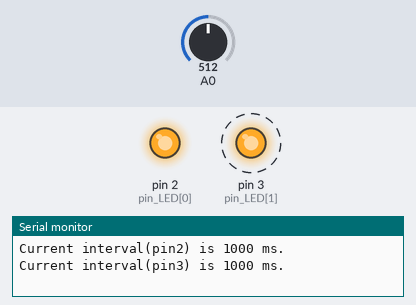
This sketch was run on a simulated Arduino Uno, built with avr-gcc and run on an emulated ATmega328P. Parts: output pins drawn as LEDs (lit = HIGH), the last lines printed to the serial monitor. Dashed ring = blinking. The inputs (shaded band) are chosen by the test bench; at power-on: A0 = 512.

Above: at 1.2 s.
1.3 s: A0 set to 716
At 3.2 s:
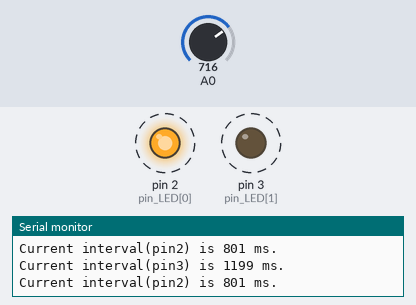
4.3 s: A0 set to 900
7.3 s: A0 set to 122
At 12.0 s:
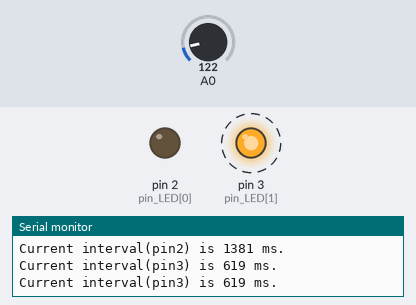
Timing chart, 0 to 16.3 s (numbered marks = the images above; inputs shaded):
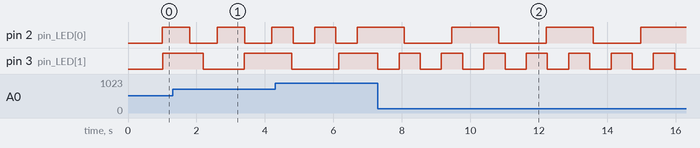

The sketch:

HW6_201812145_.ino
```cpp
/* HW6_201812145
 * 가변저항으로 LED의 점멸속도 제어
 * 가변저항의 값이 커지면 2번 LED의 점멸속도는 빨라지고 3번 LED의 점멸속도는 느려짐
 */
int pin_LED[]={2,3};  //2번 3번핀에 연결
unsigned long time_previous[2],time_current[2];
unsigned long interval[] = {1000,1000}; //점멸 간격
boolean LED_state[] = {false,false};

void setup() {
  pinMode(A0, INPUT);
  pinMode(pin_LED[0], OUTPUT);
  digitalWrite(pin_LED[0], LED_state[0]);
  pinMode(pin_LED[1], OUTPUT);
  digitalWrite(pin_LED[1], LED_state[1]);
  Serial.begin(9600);
 time_previous[0] = millis(); //현재 시간
 time_previous[1] = millis();
}

void loop() {
  //2번핀 LED
  time_current[0] = millis();
  if(time_current[0] - time_previous[0] >= interval[0]){
    Serial.print("Current interval(pin2) is ");
    Serial.print(interval[0]);
    Serial.println(" ms.");
    //시작 시간 갱신
    time_previous[0] = time_current[0];
    LED_state[0] = !LED_state[0];
    digitalWrite(pin_LED[0], LED_state[0]);
  }

  //3번핀 LED
  time_current[1]=millis();
  if(time_current[1] - time_previous[1] >= interval[1]){
    Serial.print("Current interval(pin3) is ");
    Serial.print(interval[1]);
    Serial.println(" ms.");
    //시작 시간 갱신
    time_previous[1] = time_current[1];
    LED_state[1] = !LED_state[1];
    digitalWrite(pin_LED[1], LED_state[1]);
    Serial.println();
  }


  int adc=analogRead(A0);
  //점멸 간결으로 변환 - 0.5 ~ 1.5초 사이의 시간으로 매핑
  interval[0] = map(adc, 0, 1023, 1500, 500); //-가변저항이 커질수록 2번핀 점멸간격 작아짐
  interval[1] = map(adc, 0, 1023, 500, 1500); //-가변저항이 커질수록 3번핀 점멸간격 길어짐
}
```

Measured:
- after the input at 7.3 s, pin 2 (pin_LED[0]): alternates HIGH for 1.4 s and LOW for 1.4 s, starting after 0.77 s; pin 3 (pin_LED[1]): alternates HIGH for 0.62 s and LOW for 0.62 s, starting at once
- by itself, pin 2 (pin_LED[0]): alternates HIGH for 0.62 s and LOW for 0.62 s
